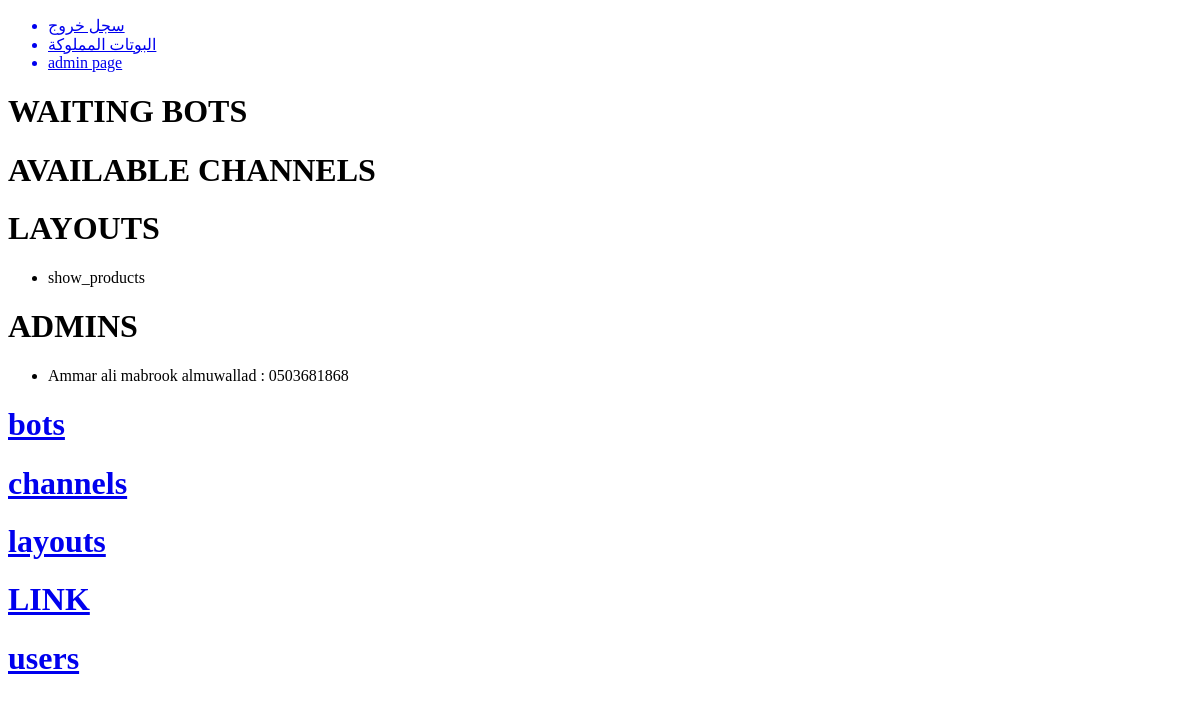
Page /admin (signed in) on the earlier database version.
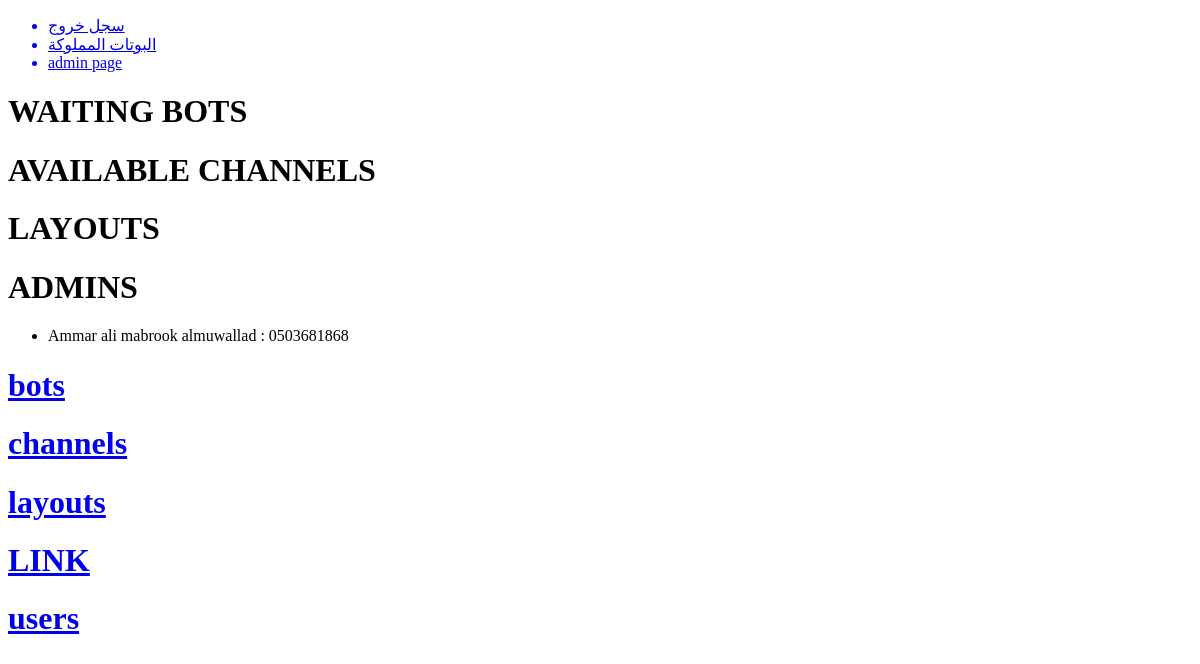
Same page on the later database version.
### CHATBOT/models.py (models this page shows, shortened)
class LayoutModel(db.Model): # represents how a command should be treated (we create the layouts)
    id = db.Column(db.Integer, primary_key=True) # add a description
    name = db.Column(db.String(50), nullable=False, unique=True) # maybe make this the primary_key
    menues = db.relationship("MenueModel", backref="layout")
    viewable_object_id = db.relationship("ViewableObjectModel", backref="layout")
    create_date = db.Column(db.DateTime, nullable=False, default=datetime.utcnow)
    update_date = db.Column(db.DateTime, nullable=False, default=datetime.utcnow)

class User(db.Model, UserMixin):
    id = db.Column(db.Integer, primary_key=True)
    username = db.Column(db.String(60), unique=True, nullable=False)
    password = db.Column(db.String(255), nullable=False)
    email = db.Column(db.String(255), nullable=False, unique=True)
    number = db.Column(db.String(20), nullable=False, unique=True)
    full_name = db.Column(db.String(255), nullable=False, unique=True)
    bots = db.relationship("BotModel", backref="user", cascade="all,delete")
    is_admin = db.Column(db.Boolean, default=False)
    rank = db.Column(db.String(255), nullable=True)
    create_date = db.Column(db.DateTime, nullable=False, default=datetime.utcnow)
    update_date = db.Column(db.DateTime, nullable=False, default=datetime.utcnow)

### CHATBOT/routes.py (the view)
@app.route("/admin")
@login_required
def admin():
    if not current_user.is_admin:
        return redirect(url_for("index"))
    layouts = LayoutModel.query.all()
    available_channels = ChannelModel.query.filter_by(bot=None)
    waiting_bots = BotModel.query.filter_by(channel=None)
    admins = User.query.filter_by(is_admin=True)
    return render_template("admin.html", layouts=layouts, available_channels=available_channels, waiting_bots=waiting_bots, admins=admins)

### CHATBOT/models.py (called while the page is built)
@login_manager.user_loader
def load_user(user_id):
    return User.query.get(user_id)

### CHATBOT/routes.py (called while the page is built)
@app.context_processor
def utility_processor():
    def get_text(tag, language_list):
        return next(x.get("description") for x in language_list if x.get("tag") == tag)
    return dict(get_text=get_text)

### CHATBOT/templates/admin.html (shortened to what this page needs)
{% extends "layout.html" %}
{% block content %}
    <h1>WAITING BOTS</h1>
    <h1>AVAILABLE CHANNELS</h1>
    <h1>LAYOUTS</h1>
    <ul>
        {% for layout in layouts %}
        <li>{{ layout.name }}</li>
        {% endfor %}
    </ul>
    <h1>ADMINS</h1>
    <ul>
        {% for admin in admins %}
        <li>{{ admin.full_name }} : {{ admin.number }}</li>
        {% endfor %}
    </ul>
    <a href="{{ url_for('admin_bots') }}"><h1>bots</h1></a>
    <a href="{{ url_for('admin_channels') }}"><h1>channels</h1></a>
    <a href="{{ url_for('admin_layouts') }}"><h1>layouts</h1></a>
    <a href="{{ url_for('admin_linker') }}"><h1>LINK</h1></a>
    <a href="{{ url_for('admin_users') }}"><h1>users</h1></a>
{% endblock %}

### CHATBOT/templates/layout.html (shortened to what this page needs)
<!DOCTYPE html>
<html lang="en">
<head>
</head>
<body>
    <ul>
        {% if current_user.is_authenticated %}
        <a href="{{ url_for('logout') }}"><li>سجل خروج</li></a>
        <a href="{{ url_for('bots') }}"><li>البوتات المملوكة</li></a>
        {% if current_user.is_admin %}
        <a href="{{ url_for('admin') }}"><li>admin page</li></a>
        {% endif %}
        {% else %}
        <a href="{{ url_for('login') }}"><li>سجل دخول</li></a>
        {% endif %}
    </ul>
    {% block content %}
    {% endblock %}
</body>
</html>

Differences in the rows shown:
removed LayoutModel: name "show_products"
